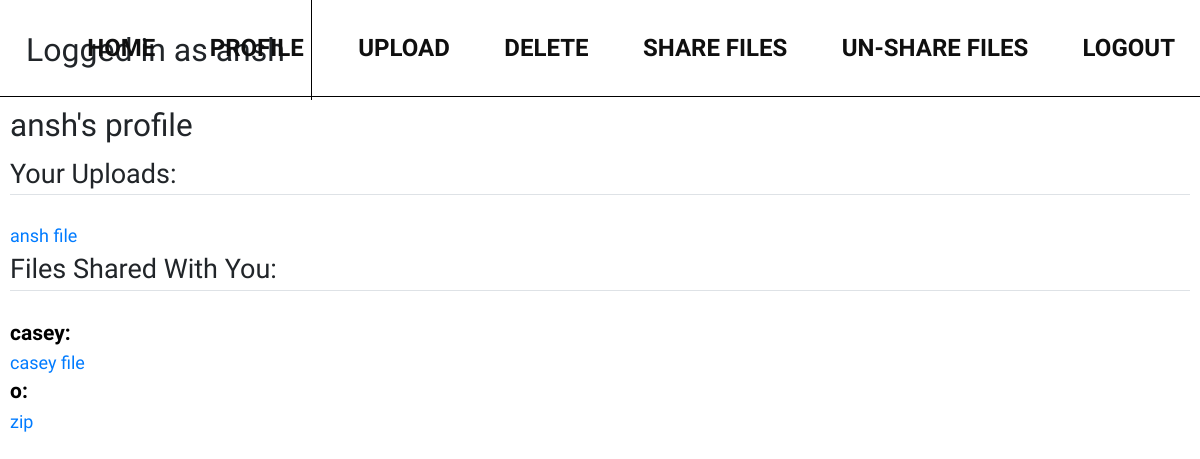
Page /accounts/profile/ (signed in) on the earlier database version.
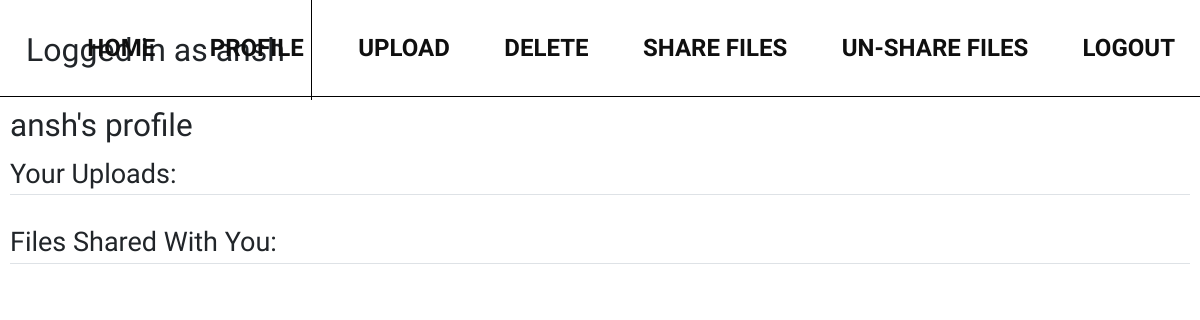
Same page on the later database version.
### users/models.py (models this page shows, shortened)
class Profile(models.Model):
	user = models.ForeignKey(User, on_delete=models.CASCADE)
	docs = models.ManyToManyField(Document, blank=True)

class Document(models.Model):
	user = models.ForeignKey(User, on_delete=models.CASCADE)
	file = models.FileField(upload_to='files', blank=True)
	name = models.CharField(max_length=50, default='default')

### users/views.py (the view)
# urls.py: path('accounts/profile/', user_views.profile, name = 'profile'),
@login_required
def profile(request):
	profile = Profile.objects.get(user=request.user)
	docs = Document.objects.filter(user=request.user)
	return render(request, 'users/profile.html', {'profile': profile, 'media': settings.MEDIA_URL})

### users/templates/users/profile.html
{% extends "users/base.html" %}
{% block content %}
	<h3>{{profile.user.username}}'s profile</h3>
	<legend class="border-bottom mb-4">Your Uploads:</legend>
	{% for p in profile.docs.all %}
		{% if p.user == user %}
		<div class="file-link">
			<a href="{{media}}{{ p.file }}">
			{{ p.name }}
			</a>
		</div>
		{% endif %}
	{% endfor %}
	<legend class="border-bottom mb-4">Files Shared With You:</legend>
	{% for p in profile.docs.all %}
		{% if p.user != user %}
			<span class="user">
				{{p.user}}:
			</span>
			<div class="file-link">
				<a href="{{media}}{{ p.file }}">
					{{ p.name }}
				</a>
			</div>
		{% endif %}
	{% endfor %}
{% endblock content %}

### users/templates/users/base.html (shortened to what this page needs)
{% load static %}
<!DOCTYPE html>
<html>
<head>
  <link rel="stylesheet" href="https://stackpath.bootstrapcdn.com/bootstrap/4.3.1/css/bootstrap.min.css">
	<link rel="stylesheet" href="{% static 'users/style.css' %}">
</head>
<body>
	<div class="header">
  		<div class="logo">
        {% if user.is_authenticated %}
    		<div>Logged in as {{ user.username }}</div>
        {% else %}
        <div>File Sharing</div>
        {% endif %}
  		</div>
  		<div class="menu">
    		<a href="{% url 'home' %}" class="link">
      			<div class="title">Home</div>
    		</a>
    		<a href="{% url 'profile' %}" class="link">
      			<div class="title">Profile</div>
    		</a>
        <a href="{% url 'upload' %}" class="link">
            <div class="title">Upload</div>
        </a>
        <a href="{% url 'delete' %}" class="link">
            <div class="title">Delete</div>
        </a>
        <a href="{% url 'link' %}" class="link">
            <div class="title">Share Files</div>
        </a>
        <a href="{% url 'unlink' %}" class="link">
            <div class="title">Un-Share Files</div>
        </a>
        {% if user.is_authenticated %}
    		  <a href="{% url 'logout' %}" class="link">
            <div class="title">Logout</div>
    		  </a>
        {% else %}
          <a href="{% url 'login' %}" class="link">
            <div class="title">Login</div>
            <div class="bar"></div>
          </a>
        {% endif %}
  		</div>
	</div>
  <div class="content">
        {% block content %}{% endblock %}
  </div>
</body>
</html>

### users/static/users/style.css (style rules this page uses)
html, body { font-family: 'Dosis'; font-weight: 300; font-size: 18px; }
.header { width: 100%; border-bottom: 1px solid black; text-align: right; position: relative; }
.logo { position: absolute; top: 0; left: 0; font-size: 32px; font-weight: 100; padding: 26px; border-right: 1px solid black; }
.link { display: inline-block; padding: 15px 0; margin: 15px 25px; position: relative; text-decoration: none; text-transform: uppercase; color: #0f0f0f; font-weight: 800; font-size: 24px; }
.content { padding: 10px; }

Differences in the rows shown:
removed Document: name "ansh file", shown under "Your Uploads:"
removed Document: user "casey", name "casey file", shown under "Files Shared With You:"
removed Document: user "o", name "zip", shown under "Files Shared With You:"
